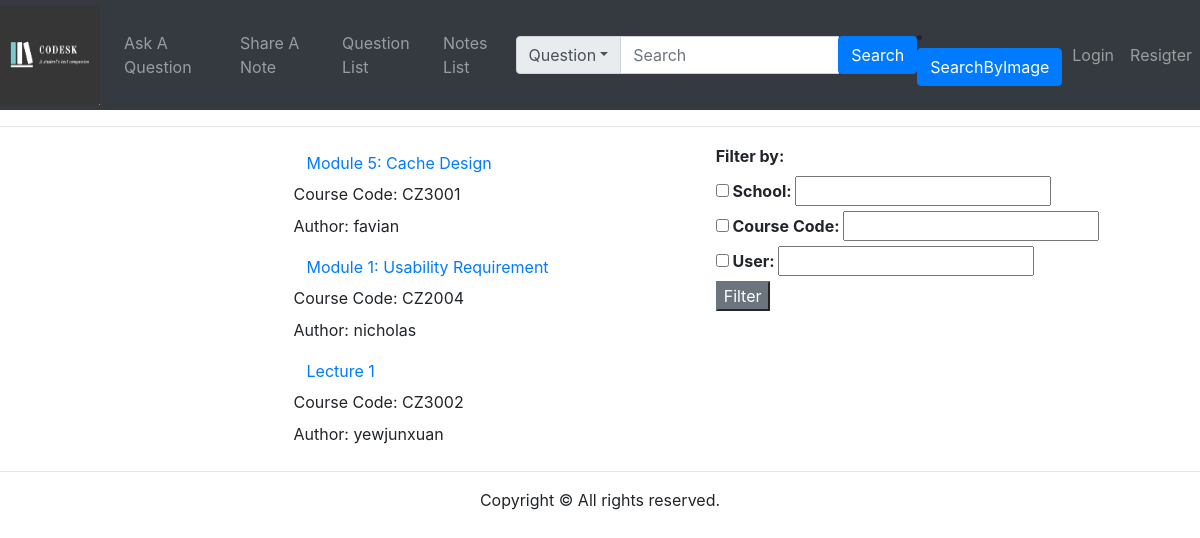
/notelist/, run on the app's committed database.
### accounts/models.py (models this page shows)
class Notes(models.Model):
    coursecode = models.CharField(max_length=8)
    title = models.TextField()
    content = models.TextField()
    date_posted = models.DateField(default=timezone.now)
    votes = models.IntegerField(default='0')
    author = models.ForeignKey(User, on_delete=models.CASCADE)
    def __str__(self):
        return self.content

### note/views.py (the view)
# urls.py: path('notelist/', views.notelist , name='notelist'),
def notelist(request):
    if request.method == "POST":
        if 'searchword' in request.POST:
            context = search.searchbar(request)
            return render(request, 'results.html', context)
    context = search.allnotes(request)
    return render(request, 'notes/notelist.html',  context)

### API/database.py (called while the page is built)
def allNotes():
    return n.objects.all()

### API/search.py (called while the page is built)
def allnotes(request):
    allnote = allNotes()
    context = {'notes': allnote}
    print(context)
    return context

### templates/notes/notelist.html (shortened to what this page needs)
{% extends 'base.html' %}
{% block content %}
<div class="row">
    <div class="col">
        <table style="margin-left:50%; margin-right:auto;" id="notelistTable">
            {% for row in notes %}
                <tr>
                    <td>
                    <form  action= "{% url 'note' %}" method="GET" >
                        <button type="submit" class="btn btn-link" value="{{row.id}}" name ="id">{{row.title}}</button>
                        <br>
                        <label>Course Code: {{row.coursecode}}</label>
                        <br>
                        <label>Author: {{row.author}}</label>
                        <br>
                    </form>
                    </td>
                </tr>
                {% endfor %}
        </table>
    </div>
    <div class="col">
        <table style="margin-left:auto; margin-right:auto;">
            <tr>
                <th>
                    <label> Filter by: </label>
                    <br>
                    <input type="checkbox" id="School">
                    <label>  School: </label>
                    <input type="text" for="School">
                    <br>
                    <input type="checkbox" id="CourseCode">
                    <label>  Course Code: </label>
                    <input type="text" for="CourseCode">
                    <br>
                    <input type="checkbox" id="User">
                    <label>  User: </label>
                    <input type="text" for="User">
                    <br>
                    <button class="btn-secondary" type="submit">Filter</button>
                </th>
            </tr>
        </table>
    </div>
</div>
{% endblock %}

### templates/base.html (style rules this page uses)
body { overflow-x: hidden; }

### data on the page
Notes: {{ row.id }} 1 (drawn), title "Module 5: Cache Design", coursecode "CZ3001", author "favian"
Notes: {{ row.id }} 2 (drawn), title "Module 1: Usability Requirement", coursecode "CZ2004", author "nicholas"
Notes: {{ row.id }} 3 (drawn), title "Lecture 1", coursecode "CZ3002", author "yewjunxuan"
